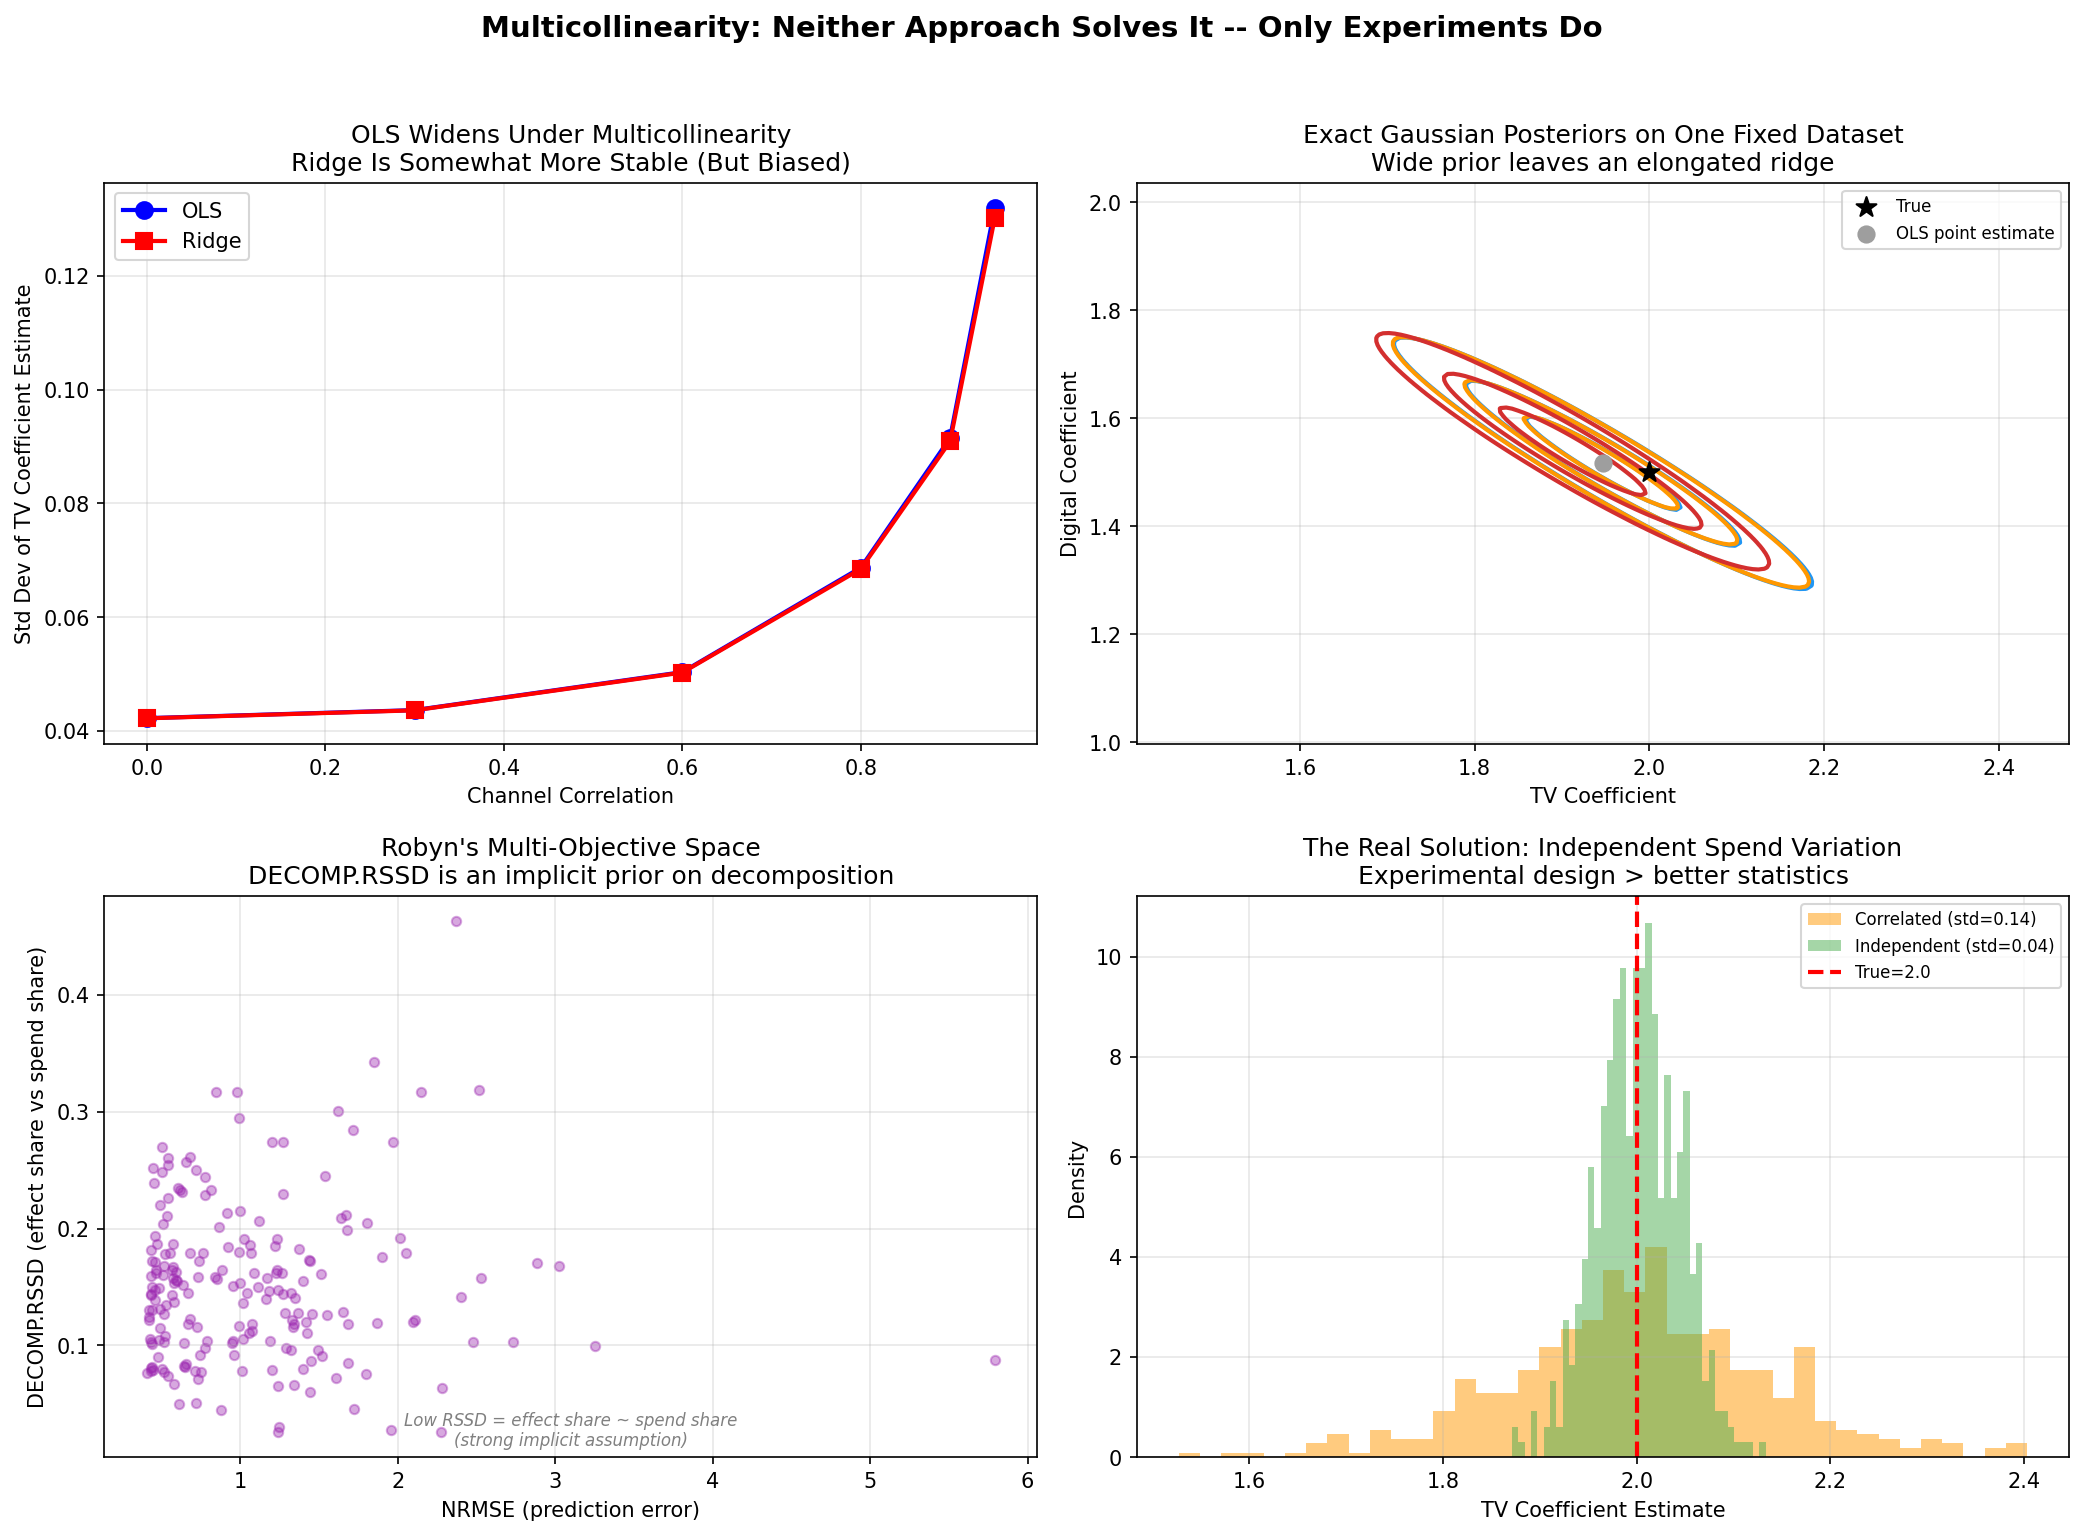

The Python source for this figure:
"""
06 - Multicollinearity: Neither Approach Solves It
===================================================
Research Point (Section 10 / report Section 3):
  "Neither approach solves multicollinearity. It is a data problem,
   not a method problem."

  OLS: "Assigns all credit to one channel, zero to the other. Narrow but
        wrong confidence intervals -- 'false confidence.'" (Recast 2026)

  Bayesian: "Produces similar estimates for both channels with wide
             uncertainty bands. More honest, less actionable."

  Robyn DECOMP.RSSD: implicit prior that share-of-effect should relate
  to share-of-spend -- "a strong and rarely acknowledged assumption."

  "The ONLY real solution: vary spend independently, pause channels,
   run geo-lift tests."

This script demonstrates:
  1. How multicollinearity destroys OLS estimation
  2. Ridge manages it by shrinking (biased but stable)
  3. Bayesian with wide priors honestly shows wide posteriors
  4. Bayesian with tight priors "solves" it by assuming the answer
  5. Experimental variation (independent spend) fixes it for real
"""

import numpy as np
import matplotlib.pyplot as plt
from sklearn.linear_model import Ridge, LinearRegression
from scipy import stats

from demo_utils import finalize_figure

np.random.seed(42)

# ══════════════════════════════════════════════════════════════════════════
# PART 1: HOW MULTICOLLINEARITY DESTROYS OLS
# ══════════════════════════════════════════════════════════════════════════

print("=" * 70)
print("PART 1: Multicollinearity Destroys OLS")
print("=" * 70)

n_obs = 150
n_sims = 500

# True effects
beta_tv = 2.0
beta_digital = 1.5


def run_simulation(correlation, n_sims=500):
    """Run simulation with given correlation between TV and Digital."""
    ols_estimates = np.zeros((n_sims, 2))
    ridge_estimates = np.zeros((n_sims, 2))

    for sim in range(n_sims):
        # Generate correlated spend
        cov = np.array([[100, correlation * 100], [correlation * 100, 100]])
        X = np.random.multivariate_normal([50, 40], cov, n_obs)
        X = np.maximum(X, 1)

        noise = np.random.normal(0, 5.0, n_obs)
        y = beta_tv * X[:, 0] + beta_digital * X[:, 1] + 100 + noise

        X_c = X - X.mean(axis=0)
        y_c = y - y.mean()

        # OLS
        ols = LinearRegression(fit_intercept=False).fit(X_c, y_c)
        ols_estimates[sim] = ols.coef_

        # Ridge
        ridge = Ridge(alpha=10.0, fit_intercept=False).fit(X_c, y_c)
        ridge_estimates[sim] = ridge.coef_

    return ols_estimates, ridge_estimates


def gaussian_posterior(X_c, y_c, sigma_noise, prior_sigma):
    """Closed-form posterior for Gaussian likelihood + Gaussian prior."""
    prior_precision = np.eye(X_c.shape[1]) / prior_sigma**2
    likelihood_precision = (X_c.T @ X_c) / sigma_noise**2
    post_cov = np.linalg.inv(prior_precision + likelihood_precision)
    post_mean = post_cov @ (X_c.T @ y_c / sigma_noise**2)
    return post_mean, post_cov


# Test at different correlation levels
correlations = [0.0, 0.3, 0.6, 0.8, 0.9, 0.95]

print(f"\nTrue: beta_TV={beta_tv}, beta_Digital={beta_digital}")
print()
print(
    f"{'Corr':>6} | {'OLS TV':>8} {'OLS Dig':>8} {'OLS TV std':>10} | {'Ridge TV':>9} {'Ridge Dig':>10} {'Ridge TV std':>12}"
)
print("-" * 80)

results = {}
for corr in correlations:
    ols_est, ridge_est = run_simulation(corr, n_sims)
    results[corr] = (ols_est, ridge_est)
    print(
        f"{corr:>6.2f} | {ols_est[:, 0].mean():>8.3f} {ols_est[:, 1].mean():>8.3f} "
        f"{ols_est[:, 0].std():>10.3f} | {ridge_est[:, 0].mean():>9.3f} "
        f"{ridge_est[:, 1].mean():>10.3f} {ridge_est[:, 0].std():>12.3f}"
    )

print()
print("  -> As correlation increases:")
print("     OLS: estimates become progressively unstable")
print("     Ridge: estimates are biased but somewhat more stable")


# ══════════════════════════════════════════════════════════════════════════
# PART 2: BAYESIAN WITH DIFFERENT PRIOR STRENGTHS
# ══════════════════════════════════════════════════════════════════════════

print("\n" + "=" * 70)
print("PART 2: Bayesian Prior Strength and Multicollinearity")
print("=" * 70)

corr_high = 0.95
cov_high = np.array([[100, corr_high * 100], [corr_high * 100, 100]])

prior_configs = [
    ("Wide prior (sigma=50)", 50.0, "#2196F3"),
    ("Moderate prior (sigma=2)", 2.0, "#FF9800"),
    ("Tight prior (sigma=0.5)", 0.5, "#D32F2F"),
]

print(f"\nCorrelation = {corr_high}")
print(f"True: beta_TV={beta_tv}, beta_Digital={beta_digital}")
print()
print("  One fixed collinear dataset, then exact Gaussian posteriors:")
X_fixed = np.random.multivariate_normal([50, 40], cov_high, n_obs)
X_fixed = np.maximum(X_fixed, 1)
noise_fixed = np.random.normal(0, 5.0, n_obs)
y_fixed = beta_tv * X_fixed[:, 0] + beta_digital * X_fixed[:, 1] + 100 + noise_fixed

X_fixed_c = X_fixed - X_fixed.mean(axis=0)
y_fixed_c = y_fixed - y_fixed.mean()
ols_fixed = LinearRegression(fit_intercept=False).fit(X_fixed_c, y_fixed_c).coef_

posterior_results = {}
print(f"  OLS point estimate: TV={ols_fixed[0]:.3f}, Digital={ols_fixed[1]:.3f}")
for name, prior_sigma, color in prior_configs:
    post_mean, post_cov = gaussian_posterior(
        X_fixed_c, y_fixed_c, sigma_noise=5.0, prior_sigma=prior_sigma
    )
    post_sd = np.sqrt(np.diag(post_cov))
    post_corr = post_cov[0, 1] / (post_sd[0] * post_sd[1])
    posterior_results[name] = {
        "mean": post_mean,
        "cov": post_cov,
        "sd": post_sd,
        "corr": post_corr,
        "color": color,
    }

    print(f"  {name}:")
    print(f"    Mean:     TV={post_mean[0]:.3f}, Digital={post_mean[1]:.3f}")
    print(f"    Post SD:  TV={post_sd[0]:.3f}, Digital={post_sd[1]:.3f}")
    print(f"    Post Corr between coefficients: {post_corr:.3f}")

print()
print("  -> Wide prior: elongated posterior, because the data can't cleanly")
print("     separate TV from Digital on this fixed dataset.")
print("     Tight prior: narrower posterior, but only because the prior has")
print("     supplied the information the data lacked.")


# ══════════════════════════════════════════════════════════════════════════
# PART 3: DECOMP.RSSD -- ROBYN'S IMPLICIT PRIOR
# ══════════════════════════════════════════════════════════════════════════

print("\n" + "=" * 70)
print("PART 3: Robyn's DECOMP.RSSD -- An Implicit Prior")
print("=" * 70)

# Simulate: with highly correlated channels, different models
# give very different decompositions
n_channels = 4
channel_names = ["TV", "Digital", "Radio", "OOH"]
true_betas = np.array([2.0, 1.5, 0.8, 0.5])
true_spend_share = np.array([0.35, 0.30, 0.20, 0.15])  # share of total spend

n_models = 200
decomp_rssd_scores = []
nrmse_scores = []
model_decomps = []

for _ in range(n_models):
    # Generate correlated data
    cov_4ch = np.eye(n_channels) * 100
    for i in range(n_channels):
        for j in range(n_channels):
            if i != j:
                cov_4ch[i, j] = 75  # high correlation

    X = np.random.multivariate_normal(50 * np.ones(n_channels), cov_4ch, n_obs)
    X = np.maximum(X, 1)
    noise = np.random.normal(0, 5.0, n_obs)
    y = X @ true_betas + 100 + noise

    # OLS with some random perturbation (simulating different hyperparameter configs)
    perturbation = np.random.normal(0, 0.5, n_channels)
    beta_hat = np.linalg.lstsq(X, y, rcond=None)[0] + perturbation

    # Compute decomposition share
    contribution = X * beta_hat
    total_contribution = contribution.sum()
    if total_contribution > 0:
        decomp_share = contribution.sum(axis=0) / total_contribution
    else:
        decomp_share = np.ones(n_channels) / n_channels

    # DECOMP.RSSD: root sum squared distance between effect share and spend share
    rssd = np.sqrt(np.sum((decomp_share - true_spend_share) ** 2))

    # NRMSE
    y_pred = X @ beta_hat
    nrmse = np.sqrt(np.mean((y - y_pred) ** 2)) / y.std()

    decomp_rssd_scores.append(rssd)
    nrmse_scores.append(nrmse)
    model_decomps.append(decomp_share)

print(f"\n  DECOMP.RSSD penalizes models where share-of-effect diverges")
print(f"  from share-of-spend. This is an IMPLICIT PRIOR that channels")
print(f"  'deserve' credit proportional to their spend.")
print()
print(f"  True spend share:   {dict(zip(channel_names, true_spend_share))}")
print(
    f"  True effect share:  {dict(zip(channel_names, (true_betas * 50) / (true_betas * 50).sum()))}"
)
print()
print(f"  If spend share != effect share (which is likely!), DECOMP.RSSD")
print(f"  penalizes the model for finding the TRUTH.")


# ══════════════════════════════════════════════════════════════════════════
# PART 4: EXPERIMENTAL VARIATION FIXES IT
# ══════════════════════════════════════════════════════════════════════════

print("\n" + "=" * 70)
print("PART 4: Experimental Variation -- The Only Real Solution")
print("=" * 70)

# Compare: correlated vs independent spend
ols_corr = np.zeros((n_sims, 2))
ols_indep = np.zeros((n_sims, 2))

for sim in range(n_sims):
    # Correlated spend (typical)
    cov_corr = np.array([[100, 95], [95, 100]])
    X_corr = np.random.multivariate_normal([50, 40], cov_corr, n_obs)

    # Independent spend (experimental design)
    X_indep = np.column_stack(
        [np.random.normal(50, 10, n_obs), np.random.normal(40, 10, n_obs)]
    )

    for X, storage in [(X_corr, ols_corr), (X_indep, ols_indep)]:
        X = np.maximum(X, 1)
        noise = np.random.normal(0, 5.0, n_obs)
        y = beta_tv * X[:, 0] + beta_digital * X[:, 1] + 100 + noise
        X_c = X - X.mean(axis=0)
        y_c = y - y.mean()
        ols = LinearRegression(fit_intercept=False).fit(X_c, y_c)
        storage[sim] = ols.coef_

print(f"\nWith CORRELATED spend (r=0.95):")
print(f"  TV:      mean={ols_corr[:, 0].mean():.3f}, std={ols_corr[:, 0].std():.3f}")
print(f"  Digital: mean={ols_corr[:, 1].mean():.3f}, std={ols_corr[:, 1].std():.3f}")
print(f"\nWith INDEPENDENT spend (experimental design):")
print(f"  TV:      mean={ols_indep[:, 0].mean():.3f}, std={ols_indep[:, 0].std():.3f}")
print(f"  Digital: mean={ols_indep[:, 1].mean():.3f}, std={ols_indep[:, 1].std():.3f}")
print(
    f"\n  -> Independent spend variation reduces OLS std by "
    f"{(1 - ols_indep[:, 0].std() / ols_corr[:, 0].std()) * 100:.0f}%!"
)
print("     No statistical method can substitute for experimental design.")


# ══════════════════════════════════════════════════════════════════════════
# VISUALIZATION
# ══════════════════════════════════════════════════════════════════════════

fig, axes = plt.subplots(2, 2, figsize=(14, 10))

# Panel A: OLS stability vs correlation
corr_stds = [results[c][0][:, 0].std() for c in correlations]
ridge_stds = [results[c][1][:, 0].std() for c in correlations]

axes[0, 0].plot(correlations, corr_stds, "bo-", linewidth=2, markersize=8, label="OLS")
axes[0, 0].plot(
    correlations, ridge_stds, "rs-", linewidth=2, markersize=8, label="Ridge"
)
axes[0, 0].set_xlabel("Channel Correlation")
axes[0, 0].set_ylabel("Std Dev of TV Coefficient Estimate")
axes[0, 0].set_title(
    "OLS Widens Under Multicollinearity\nRidge Is Somewhat More Stable (But Biased)"
)
axes[0, 0].legend()
axes[0, 0].grid(alpha=0.3)

# Panel B: Exact posterior contours on one fixed collinear dataset
wide = posterior_results["Wide prior (sigma=50)"]
tight = posterior_results["Tight prior (sigma=0.5)"]

tv_grid = np.linspace(
    min(beta_tv, wide["mean"][0] - 4 * wide["sd"][0]),
    max(beta_tv, wide["mean"][0] + 4 * wide["sd"][0]),
    160,
)
dig_grid = np.linspace(
    min(beta_digital, wide["mean"][1] - 4 * wide["sd"][1]),
    max(beta_digital, wide["mean"][1] + 4 * wide["sd"][1]),
    160,
)
tv_mesh, dig_mesh = np.meshgrid(tv_grid, dig_grid)
pos = np.dstack((tv_mesh, dig_mesh))

for name in ["Wide prior (sigma=50)", "Moderate prior (sigma=2)", "Tight prior (sigma=0.5)"]:
    result = posterior_results[name]
    density = stats.multivariate_normal(mean=result["mean"], cov=result["cov"]).pdf(pos)
    axes[0, 1].contour(
        tv_mesh,
        dig_mesh,
        density,
        levels=np.linspace(density.max() * 0.2, density.max() * 0.8, 3),
        colors=result["color"],
        linewidths=2,
    )

axes[0, 1].scatter(
    [beta_tv], [beta_digital], c="black", s=100, zorder=5, marker="*", label="True"
)
axes[0, 1].scatter(
    [ols_fixed[0]], [ols_fixed[1]], c="#9E9E9E", s=60, zorder=5, label="OLS point estimate"
)
axes[0, 1].set_xlabel("TV Coefficient")
axes[0, 1].set_ylabel("Digital Coefficient")
axes[0, 1].set_title(
    "Exact Gaussian Posteriors on One Fixed Dataset\nWide prior leaves an elongated ridge"
)
axes[0, 1].legend(fontsize=8)
axes[0, 1].grid(alpha=0.3)

# Panel C: DECOMP.RSSD as Pareto tradeoff
axes[1, 0].scatter(nrmse_scores, decomp_rssd_scores, alpha=0.4, s=20, c="#9C27B0")
axes[1, 0].set_xlabel("NRMSE (prediction error)")
axes[1, 0].set_ylabel("DECOMP.RSSD (effect share vs spend share)")
axes[1, 0].set_title(
    "Robyn's Multi-Objective Space\nDECOMP.RSSD is an implicit prior on decomposition"
)
axes[1, 0].grid(alpha=0.3)
axes[1, 0].annotate(
    "Low RSSD = effect share ~ spend share\n(strong implicit assumption)",
    xy=(0.5, 0.02),
    xycoords="axes fraction",
    fontsize=8,
    ha="center",
    style="italic",
    color="gray",
)

# Panel D: Correlated vs Independent spend
axes[1, 1].hist(
    ols_corr[:, 0],
    bins=40,
    alpha=0.5,
    color="#FF9800",
    label=f"Correlated (std={ols_corr[:, 0].std():.2f})",
    density=True,
)
axes[1, 1].hist(
    ols_indep[:, 0],
    bins=40,
    alpha=0.5,
    color="#4CAF50",
    label=f"Independent (std={ols_indep[:, 0].std():.2f})",
    density=True,
)
axes[1, 1].axvline(
    beta_tv, color="red", linestyle="--", linewidth=2, label=f"True={beta_tv}"
)
axes[1, 1].set_xlabel("TV Coefficient Estimate")
axes[1, 1].set_ylabel("Density")
axes[1, 1].set_title(
    "The Real Solution: Independent Spend Variation\nExperimental design > better statistics"
)
axes[1, 1].legend(fontsize=8)
axes[1, 1].grid(alpha=0.3)

plt.suptitle(
    "Multicollinearity: Neither Approach Solves It -- Only Experiments Do",
    fontsize=14,
    fontweight="bold",
    y=1.02,
)
plt.tight_layout()
finalize_figure("06_multicollinearity.png", fig=fig)

print("\nKEY TAKEAWAY:")
print("  Neither Bayesian nor frequentist methods SOLVE multicollinearity.")
print("  Bayesian: wider posteriors (honest) or tight priors (masks it).")
print("  Ridge: stable but biased estimates (same as Bayesian MAP).")
print("  Robyn's DECOMP.RSSD embeds an implicit prior as strong as any Bayesian prior.")
print("  The only real solution is experimental: vary spend independently.")
